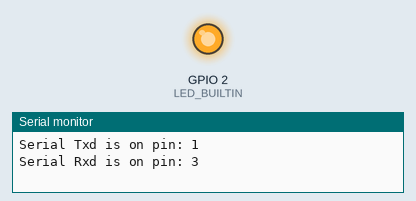
A sketch run on a simulated ESP32. On the bench: output pins drawn as LEDs (lit = HIGH), the last lines printed to the serial monitor.

Above: at 0.5 s.
At 3.5 s:
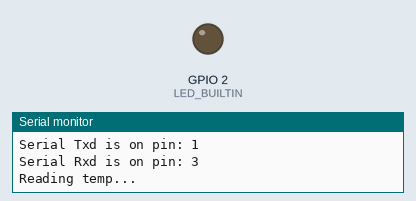
Timing chart, 0 to 7.8 s (numbered marks = the images above):
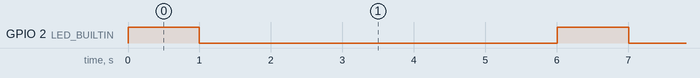

The sketch:

G2_Serial_Test.ino
```cpp
// Test for Arduino to G2 Motor Controller Serial Interface
#define VOLTAGE 23
#define TEMPERATURE 24

#define RXD2 16
#define TXD2 17

void setup() {
  // put your setup code here, to run once:
  pinMode(LED_BUILTIN, OUTPUT);
  Serial.begin(115200);
  Serial2.begin(19200, SERIAL_8N1, RXD2, TXD2);
  Serial.println("Serial Txd is on pin: " + String(TX));
  Serial.println("Serial Rxd is on pin: " + String(RX));
}

void loop() {
  // put your main code here, to run repeatedly:digitalWrite(LED_BUILTIN, HIGH);   // turn the LED on (HIGH is the voltage level)
  digitalWrite(LED_BUILTIN, HIGH);   // turn the LED on (HIGH is the voltage level)
  delay(1000);                       // wait for a second
  digitalWrite(LED_BUILTIN, LOW);    // turn the LED off by making the voltage LOW
  delay(1000);                       // wait for a second

  Serial.println("Reading temp...");
  int temp = getVariable(TEMPERATURE);
  float tempC = ((float)temp) / 10;
  float tempF = (tempC * 1.8) + 32;
  Serial.print("Temperature: ");
  Serial.print(tempC, 1);
  Serial.println("° C");
  Serial.print("Temperature: ");
  Serial.print(tempF, 1);
  Serial.println("° F");

  Serial.println("Reading Volts...");
  int volts = getVariable(VOLTAGE);
  Serial.println(volts);
  float voltsfloat = ((float)volts) / 1000;
  Serial.print("Input Voltage: ");
  Serial.print(voltsfloat, 3);
  Serial.println("V");

}

unsigned int getVariable(unsigned char variableID)
{
  Serial2.write(0xA1);
  Serial2.write(variableID);
  byte byte1 = readByte();
  byte byte2 = readByte();
  return byte1 + 256 * byte2;
}

int readByte()
{
  char c;
  int availablebytes = Serial2.readBytes(&c, 1);
  if (availablebytes == 0) {
    return -1;
  }
  return (byte)c;
}
```

Measured:
- by itself, GPIO 2 (LED_BUILTIN): alternates HIGH for 1.0 s and LOW for 5.0 s
